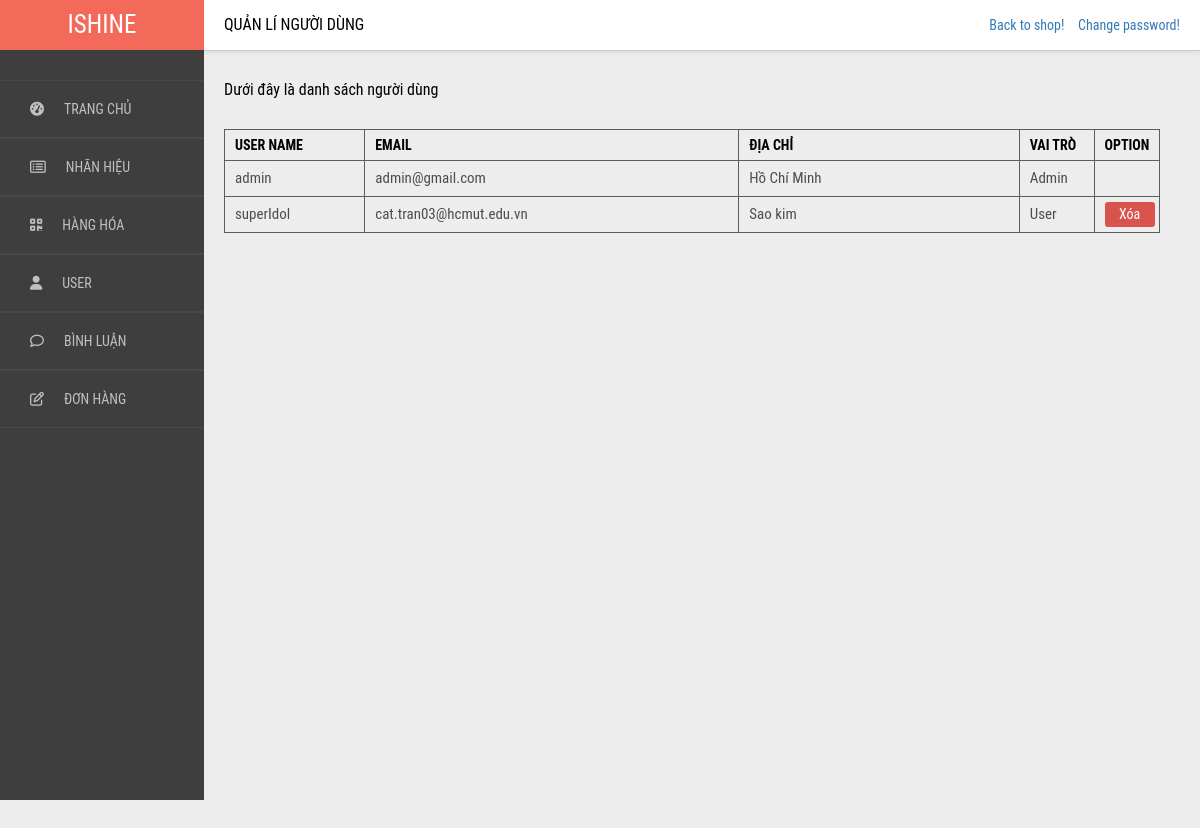
/admin/user/user.php (signed in), run on an earlier commit of the app's database.
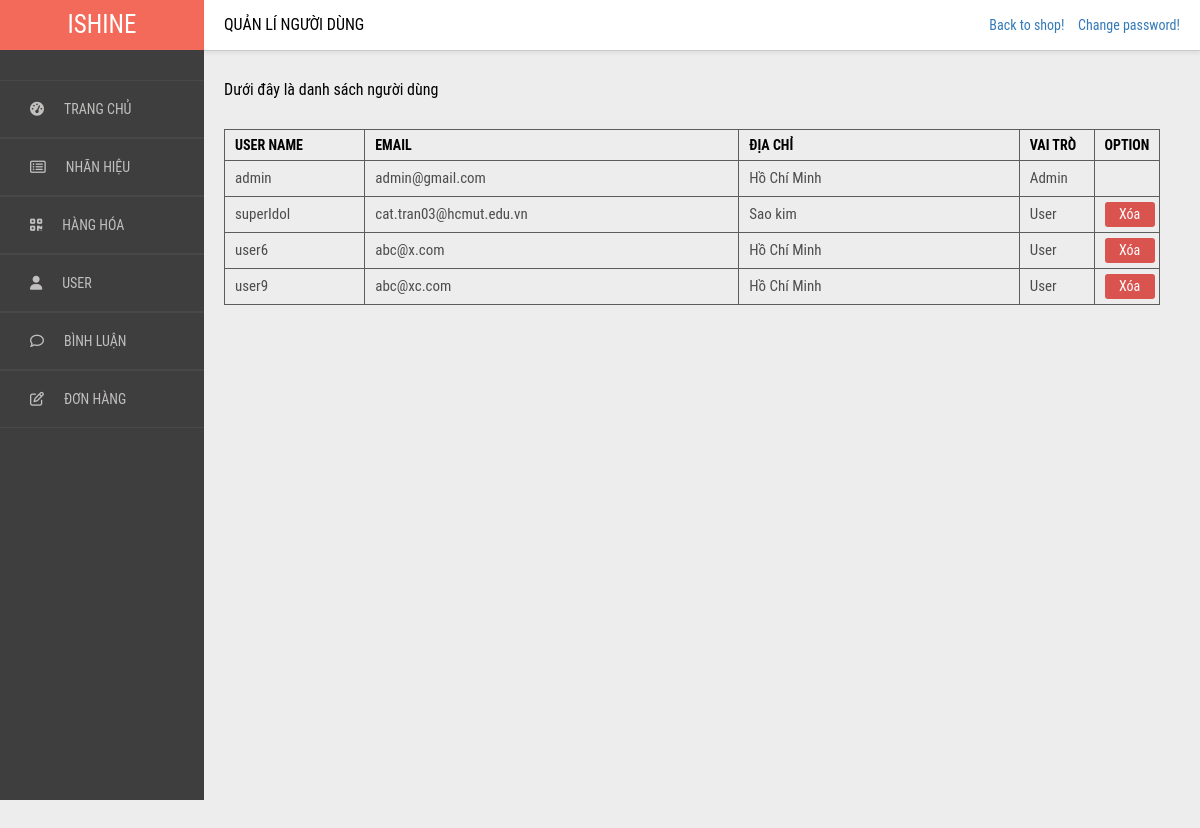
And on a later commit of the database.
### tables this page shows
CREATE TABLE `users` (
  `userID` int(11) NOT NULL,
  `username` char(128) NOT NULL,
  `email` char(128) NOT NULL,
  `mat_khau` char(128) NOT NULL,
  `dia_chi` varchar(1000) NOT NULL,
  `vai_tro` int(1) NOT NULL,
  `reset_code` int(11) DEFAULT NULL
);

### admin/user/user.php (the view, shortened to what this page needs)
<?php
    $sql=mysqli_connect("mysql.site4now.net","a7cc8e_dapoet1","123456aA@","db_a7cc8e_dapoet1");
    $selectData = "SELECT * FROM users";
    $row=$sql->query($selectData);
    $arr =array();
    while($res=$row->fetch_assoc()){
        array_push($arr,$res);
    }
    function getRoleText($role){
        if($role==0) return "User";
        else return "Admin";
    }
    function hiddenOrNot($role){
        if($role==1) return "hidden";
        else return "";
    }
?>
<!DOCTYPE html>
<html lang="en">
<head>
    <link rel="stylesheet" href="style.css">
</head>
<body>
    <div class="wrap">
        <div class="left-side-menu">
            <div class="logo">
                <p>ISHINE</p>
            </div>
            <ul class="menu-list">
                <a href="../trang_chu/trang_chu.php">
                    <li>
                        <i class="fa fa-dashboard"></i>TRANG CHỦ
                    </li>
                </a>
                <a href="../brand/brand.php">
                    <li>
                        <i class="fa fa-list-alt" aria-hidden="true"></i>NHÃN HIỆU
                    </li>
                </a>
                <a href="../hang_hoa/hang_hoa.php">
                    <li>
                        <i class="fa fa-qrcode"></i>HÀNG HÓA
                    </li>
                </a>
                <a href="../user/user.php">
                    <li>
                        <i class="fa fa-user"></i>USER
                    </li>
                </a>
                <a href="../binh_luan/binh_luan.php">
                    <li>
                        <i class="fa fa-comment-o" aria-hidden="true"></i>BÌNH LUẬN
                    </li>
                </a>
                <a href="../don_hang/don_hang.php">
                    <li>
                        <i class="fa fa-edit"></i>ĐƠN HÀNG
                    </li>
                </a>
            </ul>
        </div>
        <div class="right-side-content">
            <div class="header">
                <div class="title">
                    <p>QUẢN LÍ NGƯỜI DÙNG</p>
                </div>
                <div>
                    <a href="../../index.php">Back to shop!</a>
                    <a href="../../user/doi_mat_khau.php" style=" margin-left:10px">Change password!</a>
                </div>
            </div>
            <div class="content">
                <p style="margin-bottom: 30px;">Dưới đây là danh sách người dùng</p>
                <div>
                    <table>
                        <tr>
                            <th style="width: 15%;">USER NAME</th>
                            <th>EMAIL</th>
                            <th style="width: 30%;">ĐỊA CHỈ</th>
                            <th style="width: 8%;">VAI TRÒ</th>
                            <th style="width: 7%;">OPTION</th>
                        </tr>
                        <?php
                            foreach($arr as $i=>$user){
                                $username=$user['username'];
                                $email=$user['email'];
                                $address=$user['dia_chi'];
                                $role=getRoleText($user['vai_tro']);
                                $hidden=hiddenOrNot($user['vai_tro']);
                                echo "<tr>
                                        <td>$username</td>
                                        <td>$email</td>
                                        <td>$address</td>
                                        <td>$role</td>
                                        <td $hidden>
                                            <a href=\"delete.php?user=$username\" class=\"xoa\">Xóa</a>
                                      </td>";
                            }
                        ?>
                    </table>
                </div>
            </div>
        </div>
</body>
</html>

What changed in the data, as far as the page shows it:
added users: username "user6", email "abc@x.com", dia_chi "Hồ Chí Minh", role "User"
added users: username "user9", email "abc@xc.com", dia_chi "Hồ Chí Minh", role "User"
